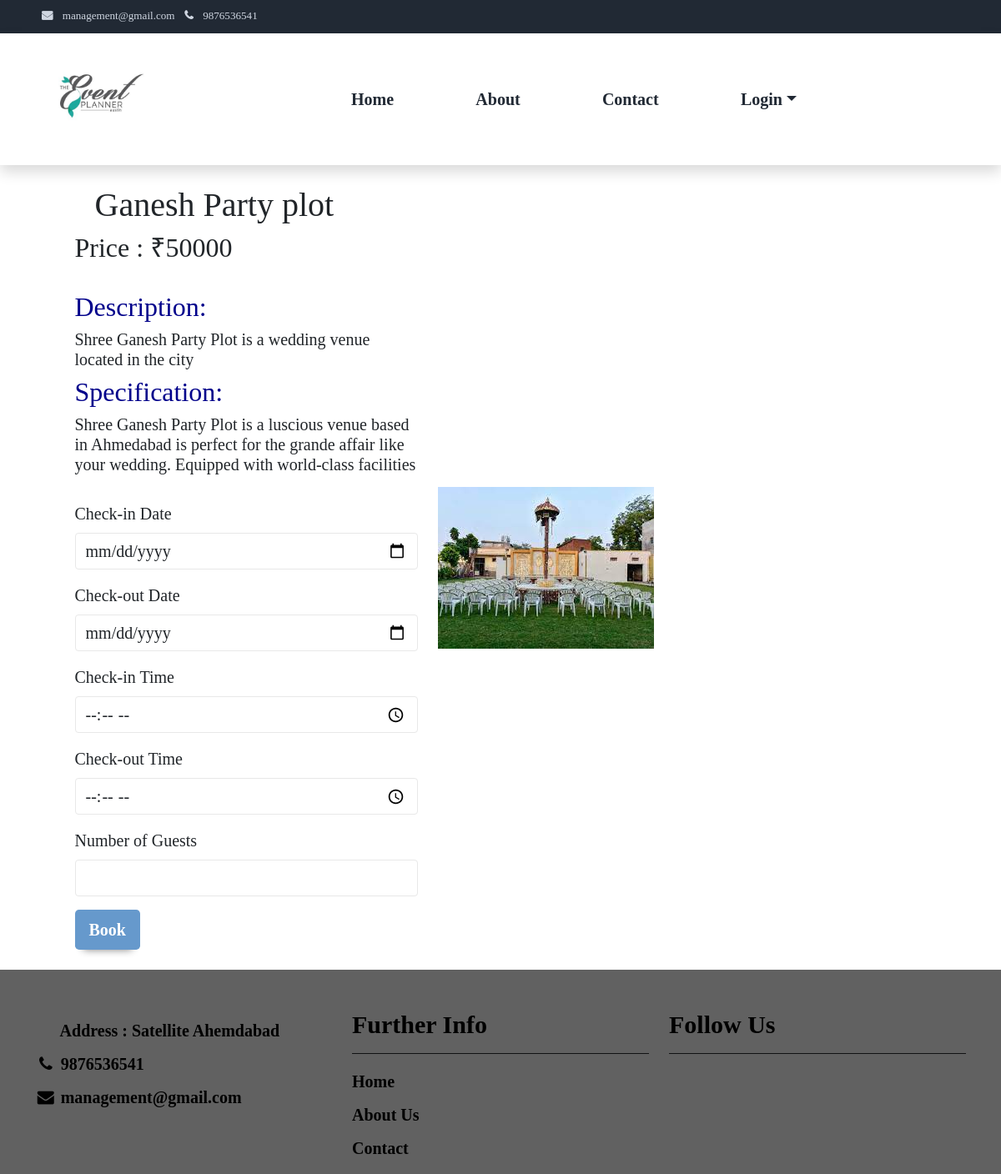
The app's page /category/productdetail/13/ with its own data.
### CategoryApp/models.py (models this page shows, shortened)
class ProductModel(models.Model):
    vendorId = models.IntegerField(default=1)
    subCategory = models.ForeignKey(SubCategoryModel,on_delete=models.CASCADE)
    name = models.CharField(max_length=100,default='')
    price = models.BigIntegerField(default='')
    stock = models.IntegerField(default=0)
    description = models.TextField(default='')
    specification = models.TextField(default='')
    image = models.ImageField(upload_to='product/',default='')

### CategoryApp/views.py (the view, shortened to what this page needs)
# urls.py: path('productdetail/<int:id>/',userproductdetailview ,name='productdetailurl'),
def userproductdetailview(request,id):
    sessionData = sessionDataView(request)
    productData = ProductModel.objects.get(id=id)
    orderProductDataNew = CartModel.objects.filter(productId=id)
    iOrderCountNew = 0
    for i in orderProductDataNew:
        if i.orderId != 0:
            iOrderCountNew = iOrderCountNew+ (i.qty)
    sStockFlag = False
    if productData.stock > iOrderCountNew:
        sStockFlag = True
    return render(request,'user-product-detail.html',{'productData':productData,'navData':sessionData,"isStock":sStockFlag})

### UserApp/templates/user-product-detail.html (shortened to what this page needs)
{% extends 'base2.html' %}
{% load static %}
{% block content %}
<body>
<div class="container h-100">
  <div class="row d-flex justify-content-center align-items-center h-100">
    <div class="col-lg-12 col-xl-11">
          <div class="row justify-content-center">
            <div class="col-md-10 col-lg-6 col-xl-5 order-2 order-lg-1">
              <p class="text-left h2 mb-2 fw-bold  mx-1 mx-md-4 mt-4" id="detailname">{{productData.name}}</p>
              <form method='POST' action="{% url 'direct_buy' %}">
                <div class="d-flex flex-row text-left mb-4">
                  <div class="form-outline flex-fill mb-0">
                    <h2>Price : ₹{{productData.price}}</h2>
                  </div>
                </div>
                <div class="d-flex flex-row text-left mb-4">
                  <div class="form-outline flex-fill mb-0">
                    <h2 style="color: darkblue;">Description:</h2>
                    <h5>{{productData.description}}</h5>
                    <h2 style="color: darkblue;">Specification:</h2>
                    <h5>{{productData.specification}}</h5>
                  </div>
                </div>
                <div class="mb-3">
                  <label for="checkin_date" class="form-label">Check-in Date</label>
                  <input type="date" name="checkin_date" id="checkin_date" class="form-control" onchange="validateDate()" required>
                </div>
                <div class="mb-3">
                  <label for="checkout_date" class="form-label">Check-out Date</label>
                  <input type="date" name="checkout_date" id="checkout_date" class="form-control" required>
                </div>
                <div class="mb-3">
                  <label for="checkin_time" class="form-label">Check-in Time</label>
                  <input type="time" name="checkin_time" id="checkin_time" class="form-control" required>
                </div>
                <div class="mb-3">
                  <label for="checkout_time" class="form-label">Check-out Time</label>
                  <input type="time" name="checkout_time" id="checkout_time" class="form-control" required>
                </div>
                <div class="mb-3">
                  <label for="guests" class="form-label">Number of Guests</label>
                  <input type="number" name="guests" id="guests" min="1" max="200" class="form-control" required>
                </div>
                <div class="d-flex text-left mb-3 mb-lg-4">
                  {% if isStock == True %}
                    <button
                      type="submit"
                      class="btn btn-lg"
                      name="submit"
                      value="buy">
                      Book
                    </button>
                  {% else %}
                    <button class="btn btn-lg">Alredy Book</button>
                  {% endif %}
                </div>
              </form>
            </div>
            <div class="col-md-10 col-lg-6 col-xl-7 d-flex align-items-center order-1 order-lg-2">
              <img src="{{ productData.image.url }}" class="img-fluid" alt="Sample image">
            </div>
          </div>
        </div>
      </div>
    </div>
  </body>
{%endblock%}

### records on screen
ProductModel: name "Ganesh Party plot", price "50000", description "Shree Ganesh Party Plot is a wedding venue located in the city", specification "Shree Ganesh Party Plot is a luscious venue based in Ahmedabad is perfect for the grande affair like your wedding. Equipped with world-class facilities", image (picture)
